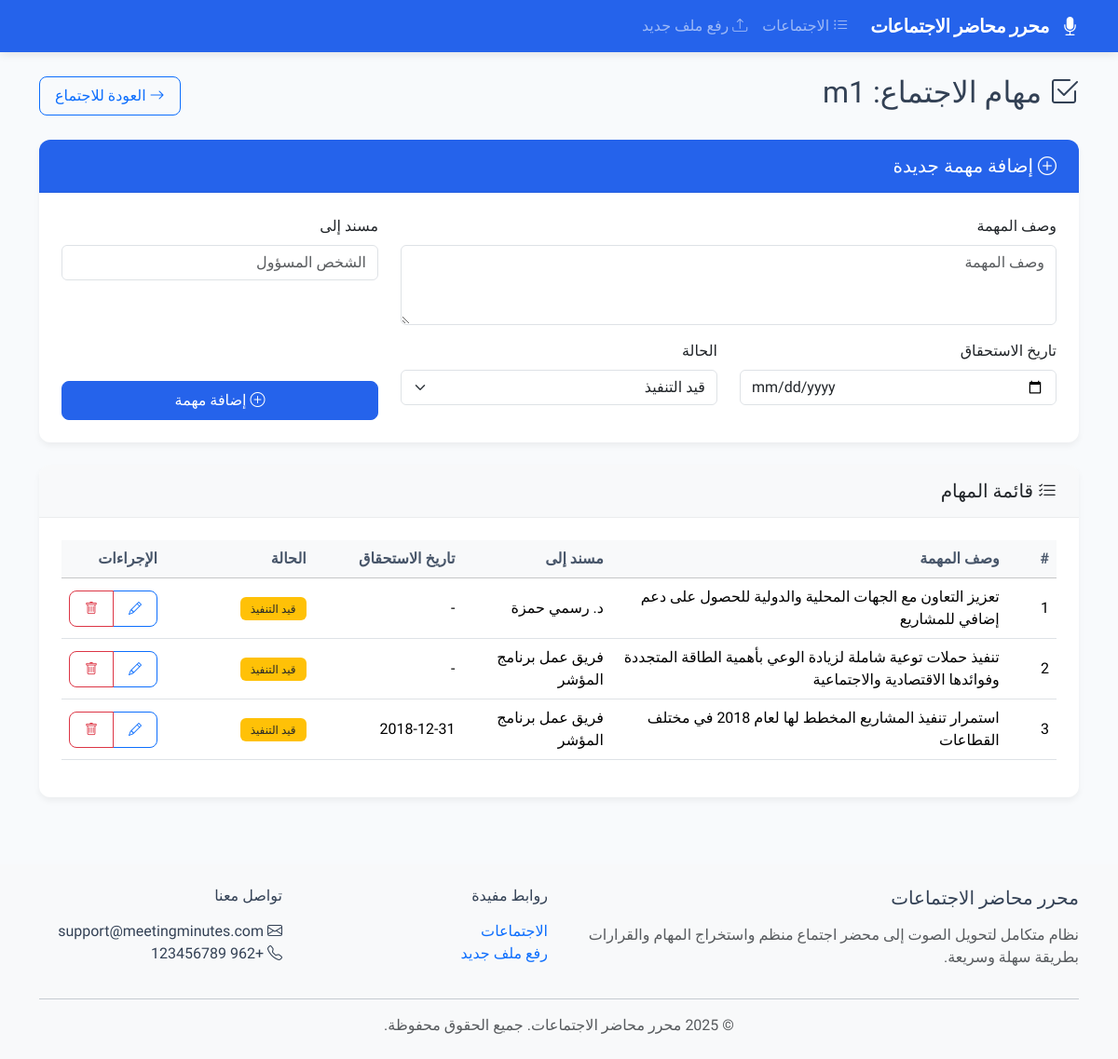
The app's page /7/tasks/ with its own data.
### meetings/models.py (models this page shows, shortened)
class Meeting(models.Model):
    title = models.CharField(max_length=200, verbose_name="عنوان الاجتماع")
    audio_file = models.FileField(upload_to='audio/', verbose_name="الملف الصوتي")
    transcript = models.TextField(blank=True, null=True, verbose_name="النص المحول")
    summary = models.TextField(blank=True, null=True, verbose_name="التلخيص")
    minutes = models.TextField(blank=True, null=True, verbose_name="محضر الاجتماع")
    created_by = models.ForeignKey(User, on_delete=models.CASCADE, related_name='meetings',
                                   verbose_name="تم إنشاؤه بواسطة", null=True)
    is_public = models.BooleanField(default=False, verbose_name="متاح للجميع")
    status = models.CharField(max_length=20, choices=[
        ('draft', 'مسودة'),
        ('pending', 'قيد الموافقة'),
        ('approved', 'تمت الموافقة')
    ], default='draft', verbose_name="حالة المحضر")
    created_at = models.DateTimeField(auto_now_add=True)
    updated_at = models.DateTimeField(auto_now=True)
    class Meta:
        verbose_name = "اجتماع"
        verbose_name_plural = "الاجتماعات"
        ordering = ['-created_at']

class MeetingTask(models.Model):
    meeting = models.ForeignKey(Meeting, on_delete=models.CASCADE, related_name='tasks', verbose_name="الاجتماع")
    description = models.TextField(verbose_name="وصف المهمة")
    assigned_to = models.CharField(max_length=100, blank=True, null=True, verbose_name="مسند إلى")
    due_date = models.DateField(blank=True, null=True, verbose_name="تاريخ الاستحقاق")
    status = models.CharField(max_length=20, choices=[
        ('pending', 'قيد التنفيذ'),
        ('completed', 'مكتملة'),
        ('cancelled', 'ملغاة')
    ], default='pending', verbose_name="الحالة")
    created_at = models.DateTimeField(auto_now_add=True)
    updated_at = models.DateTimeField(auto_now=True)
    class Meta:
        verbose_name = "مهمة"
        verbose_name_plural = "المهام"
        ordering = ['due_date', 'created_at']

### meetings/views.py (the view)
# urls.py: path('<int:pk>/tasks/', views.meeting_tasks, name='meeting_tasks'),
def meeting_tasks(request, pk):
    meeting = get_object_or_404(Meeting, pk=pk)
    if request.method == 'POST':
        form = MeetingTaskForm(request.POST)
        if form.is_valid():
            task = form.save(commit=False)
            task.meeting = meeting
            task.save()
            messages.success(request, 'تمت إضافة المهمة بنجاح.')
            return redirect('meeting_tasks', pk=meeting.pk)
    else:
        form = MeetingTaskForm()
    tasks = meeting.tasks.all()
    return render(request, 'meetings/tasks.html', {
        'meeting': meeting,
        'tasks': tasks,
        'form': form
    })

### meetings/forms.py
class MeetingTaskForm(forms.ModelForm):
    class Meta:
        model = MeetingTask
        fields = ['description', 'assigned_to', 'due_date', 'status']
        widgets = {
            'description': forms.Textarea(attrs={
                'class': 'form-control',
                'rows': 3,
                'placeholder': 'وصف المهمة',
                'required': True
            }),
            'assigned_to': forms.TextInput(attrs={
                'class': 'form-control',
                'placeholder': 'الشخص المسؤول'
            }),
            'due_date': forms.DateInput(attrs={
                'class': 'form-control',
                'type': 'date'
            }),
            'status': forms.Select(attrs={
                'class': 'form-select'
            })
        }

### meetings/templates/meetings/tasks.html (shortened to what this page needs)
{% extends 'base.html' %}
{% block content %}
<div class="row">
    <div class="col-12">
        <div class="d-flex justify-content-between align-items-center mb-4">
            <h2><i class="bi bi-check2-square"></i> مهام الاجتماع: {{ meeting.title }}</h2>
            <a href="{% url 'meeting_detail' meeting.pk %}" class="btn btn-outline-primary">
                <i class="bi bi-arrow-right"></i> العودة للاجتماع
            </a>
        </div>
        <div class="card mb-4">
            <div class="card-header bg-primary text-white">
                <h5 class="mb-0"><i class="bi bi-plus-circle"></i> إضافة مهمة جديدة</h5>
            </div>
            <div class="card-body">
                <form method="post" action="">
                    <div class="row">
                        <div class="col-md-8">
                            <div class="mb-3">
                                <label for="{{ form.description.id_for_label }}" class="form-label">وصف المهمة</label>
                                {{ form.description }}
                            </div>
                        </div>
                        <div class="col-md-4">
                            <div class="mb-3">
                                <label for="{{ form.assigned_to.id_for_label }}" class="form-label">مسند إلى</label>
                                {{ form.assigned_to }}
                            </div>
                        </div>
                    </div>
                    <div class="row">
                        <div class="col-md-4">
                            <div class="mb-3">
                                <label for="{{ form.due_date.id_for_label }}" class="form-label">تاريخ الاستحقاق</label>
                                {{ form.due_date }}
                            </div>
                        </div>
                        <div class="col-md-4">
                            <div class="mb-3">
                                <label for="{{ form.status.id_for_label }}" class="form-label">الحالة</label>
                                {{ form.status }}
                            </div>
                        </div>
                        <div class="col-md-4">
                            <div class="mb-3 h-100 d-flex align-items-end">
                                <button type="submit" class="btn btn-primary w-100">
                                    <i class="bi bi-plus-circle"></i> إضافة مهمة
                                </button>
                            </div>
                        </div>
                    </div>
                </form>
            </div>
        </div>
        <div class="card">
            <div class="card-header bg-light">
                <h5 class="mb-0"><i class="bi bi-list-check"></i> قائمة المهام</h5>
            </div>
            <div class="card-body">
                {% if tasks %}
                    <div class="table-responsive">
                        <table class="table table-hover">
                            <thead class="table-light">
                                <tr>
                                    <th scope="col" style="width: 5%">#</th>
                                    <th scope="col" style="width: 40%">وصف المهمة</th>
                                    <th scope="col" style="width: 15%">مسند إلى</th>
                                    <th scope="col" style="width: 15%">تاريخ الاستحقاق</th>
                                    <th scope="col" style="width: 15%">الحالة</th>
                                    <th scope="col" style="width: 10%">الإجراءات</th>
                                </tr>
                            </thead>
                            <tbody>
                                {% for task in tasks %}
                                <tr>
                                    <td>{{ forloop.counter }}</td>
                                    <td>{{ task.description }}</td>
                                    <td>{{ task.assigned_to|default:"-" }}</td>
                                    <td>{{ task.due_date|date:"Y-m-d"|default:"-" }}</td>
                                    <td>
                                        {% if task.status == 'pending' %}
                                            <span class="badge bg-warning text-dark">قيد التنفيذ</span>
                                        {% elif task.status == 'completed' %}
                                            <span class="badge bg-success">مكتملة</span>
                                        {% else %}
                                            <span class="badge bg-danger">ملغاة</span>
                                        {% endif %}
                                    </td>
                                    <td>
                                        <div class="btn-group btn-group-sm">
                                            <a href="#" class="btn btn-outline-primary" data-bs-toggle="modal" data-bs-target="#editTaskModal{{ task.id }}">
                                                <i class="bi bi-pencil"></i>
                                            </a>
                                            <a href="#" class="btn btn-outline-danger" data-bs-toggle="modal" data-bs-target="#deleteTaskModal{{ task.id }}">
                                                <i class="bi bi-trash"></i>
                                            </a>
                                        </div>
                                    </td>
                                </tr>
                                {% endfor %}
                            </tbody>
                        </table>
                    </div>
                {% else %}
                    <div class="alert alert-info">
                        لا توجد مهام مضافة بعد.
                    </div>
                {% endif %}
            </div>
        </div>
    </div>
</div>
{% endblock %}

### templates/base.html (style rules this page uses)
:root { --primary-color: #2563eb; --secondary-color: #475569; --accent-color: #3b82f6; --success-color: #10b981; --danger-color: #ef4444; --warning-color: #f59e0b; --info-color: #06b6d4; }
body { font-family: 'Tajawal', sans-serif; background-color: #f8fafc; color: #334155; }
.bg-primary { background-color: var(--primary-color) !important; }
.btn-primary { background-color: var(--primary-color); border-color: var(--primary-color); }
.card { border-radius: 12px; box-shadow: 0 4px 6px rgba(0, 0, 0, 0.05); border: none; margin-bottom: 1.5rem; overflow: hidden; }
.card-header { border-bottom: 1px solid rgba(0, 0, 0, 0.05); font-weight: 600; padding: 1rem 1.5rem; }
.card-body { padding: 1.5rem; }
.btn { border-radius: 8px; padding: 0.5rem 1rem; font-weight: 500; transition: all 0.2s; }
.badge { padding: 0.4rem 0.7rem; font-weight: 500; border-radius: 6px; }
.table { vertical-align: middle; }
.table th { font-weight: 600; color: var(--secondary-color); }

### records on screen
Meeting: title "m1"
MeetingTask: description "تعزيز التعاون مع الجهات المحلية والدولية للحصول على دعم إضافي للمشاريع", assigned_to "د. رسمي حمزة", due_date "-", status "قيد التنفيذ"
MeetingTask: description "تنفيذ حملات توعية شاملة لزيادة الوعي بأهمية الطاقة المتجددة وفوائدها الاقتصادية والاجتماعية", assigned_to "فريق عمل برنامج المؤشر", due_date "-", status "قيد التنفيذ"
MeetingTask: description "استمرار تنفيذ المشاريع المخطط لها لعام 2018 في مختلف القطاعات", assigned_to "فريق عمل برنامج المؤشر", due_date "2018-12-31", status "قيد التنفيذ"
